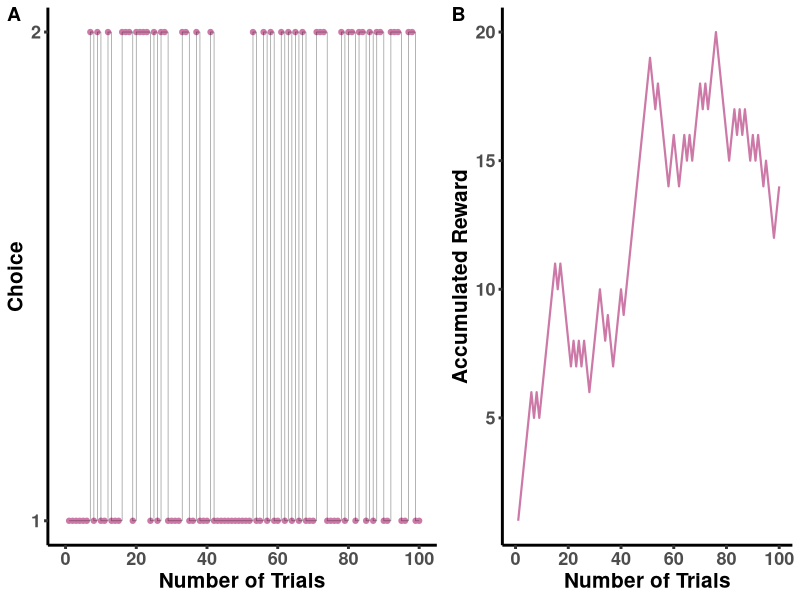
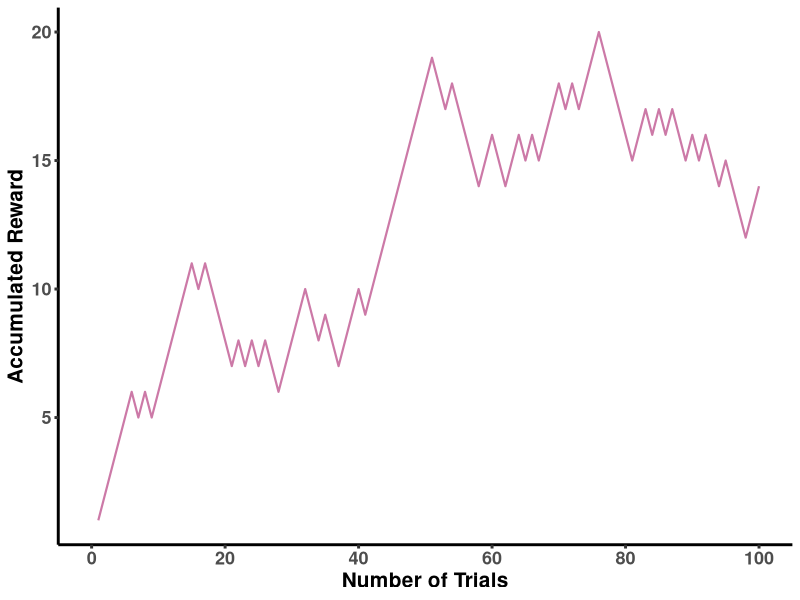
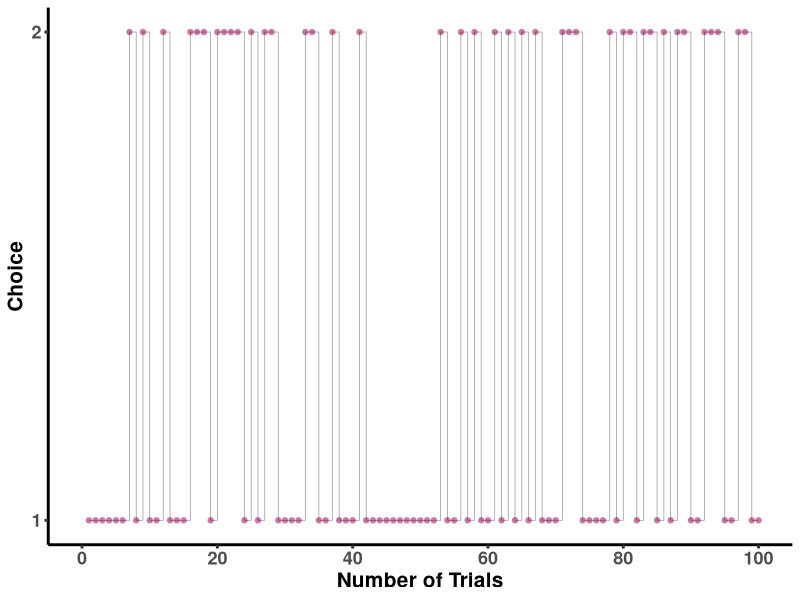

Source code (R) for these figures, in order: (Note: this script raises an error after producing the figures.)
## clear the console and memory
rm(list = ls())
graphics.off()
cat("\014")

##
library(ggplot2)
library(ggpubr)

## the theme for plotting 
pic_theme <- theme(axis.title = element_text(face="bold", size = 15),
                   axis.text = element_text(face="bold", size = 13),
                   legend.title = element_text(face="bold", size = 15),
                   legend.text = element_text(face="bold", size = 15),
                   panel.background = element_blank(),
                   axis.line = element_line(colour = "black", size = 1),
                   axis.ticks = element_line(size = 1),
                   panel.grid.major.y = element_blank(),
                   panel.grid.minor.y = element_blank(),
                   panel.grid.major.x = element_blank(),
                   panel.grid.minor.x = element_blank(),
                   text = element_text(family = "sans"),
                   legend.position = c(0.93, 0.93))

#define a softmax function which we use to calculate probability
softmax<-function(v){
  i=length(v)
  p<-rep(0,i)
  for(d in 1:i){
    p[d]=exp(v[d])/sum(exp(v))
  }
  return(p)
}
#define a reproduciable ramdom seed
set.seed(2020)
ntrials=100
p_reward1=c(0.8,0.2)
p_reward2=c(0.2,0.8)
p_reward=rbind(p_reward1,p_reward2)
p_reward=as.data.frame(p_reward)
choice=rep(0,ntrials)
accumulated_reward1=rep(0,ntrials)
v=c(0,0)
v_list=matrix(rep(0,200),ncol=2,nro=100)
decay=0.2
for(t in 1:ntrials){
  v_list[t,]=v
  p_choose=softmax(v)
  choice[t]=sample(c(1,2), size = 1, replace = T, prob = p_choose)
  tmp_reward=sample(c(1,-1), size = 1, replace = T, prob = p_reward[choice[t],])
  if(t==1){
    accumulated_reward1[t]=tmp_reward
  }else{
    accumulated_reward1[t]=tmp_reward+accumulated_reward1[t-1]
  }
  v=v*decay
  v[choice[t]]=v[choice[t]]+tmp_reward
}
choice=as.data.frame(choice)
accumulated_reward1=as.data.frame(accumulated_reward1)

## plotting 1
pic_choice_trials1 <-
  ggplot(data = choice, aes(x = c(1: ntrials), y = choice)) +
  geom_point(colour = "#CC79A7", size = 1.5, alpha = 1) +
  geom_step(size = 0.25, alpha = 0.4, linetype = 1) +
  scale_x_continuous(limits = c(0, 100), breaks = seq(0, 100, by = 20)) +
  scale_y_continuous(limits = c(1, 2), breaks = c(1, 2)) +
  labs(x = "Number of Trials", y = "Choice") +
  pic_theme

pic_accre_trials1 <- 
  ggplot(data = accumulated_reward1, aes(x = c(1: ntrials), y = accumulated_reward1)) + 
  geom_line(size = 0.75, linetype = 1, colour = "#CC79A7") +
  scale_x_continuous(limits = c(0, 100), breaks = seq(0, 100, by = 20)) +
  labs(x = "Number of Trials", y = "Accumulated Reward") +
  pic_theme

decay_sim1 <- ggarrange(pic_choice_trials1, pic_accre_trials1, ncol = 2, nrow = 1, labels = c("A", "B"),
                     widths = c(1.25, 1), heights = 1)

ggsave(filename = "./pic/decay_sim1.png", plot = decay_sim1, 
       width = 11, height = 5.5)

v_list1<-data.frame(v_list[,1],rep(1,100))
colnames(v_list1)<-c('value','choice')
v_list2<-data.frame(v_list[,2],rep(2,100))
colnames(v_list2)<-c('value','choice')
v_list<-rbind(v_list1,v_list2)
v_list$choice<-as.factor(v_list$choice)
v_list<-data.frame(v_list,rep(c(1:100),2))
colnames(v_list)[3]=c('trial')
v_plot <- 
  ggplot(v_list, aes(x = trial, y = value, colour = choice)) + 
  geom_line(size = 0.75, alpha = 0.6) +
  labs(x = "Number of Trials", y = "Value", colour = "Choice") +
  scale_colour_manual(values = c("#f1a340", "#998ec3"), breaks = c(1, 2)) +
  geom_hline(yintercept = p_reward1[1] - p_reward1[2], size = 0.75, colour = "#f1a340", alpha = 0.5) + 
  geom_hline(yintercept = p_reward2[1] - p_reward2[2], size = 0.75, colour = "#998ec3", alpha = 0.5) +
  scale_x_continuous(limits = c(0, 100), breaks = seq(0, 100, by = 20)) +
  pic_theme

ggsave(filename = "./pic/decay_v_plot.png", plot = v_plot, 
       width = 9, height = 5.5)

